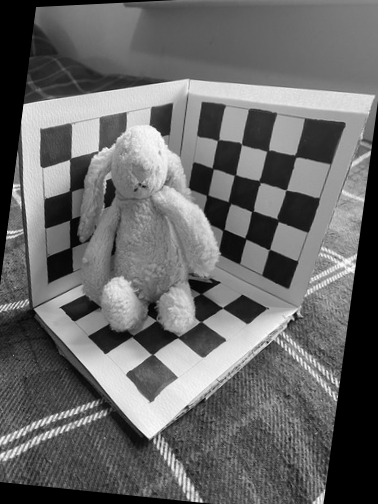
#> input picture task_4/FD/rectified_02.jpg, 378 x 504 px
$ python keypoints_epipolar.py
#> lines starting #> are read from the running program, lines starting #| are printed output that depends on the picture; after the words box and inside, x2 and y2 are one past the last pixel; in counts of white or black regions, pixels touching at a corner belong together
# reference: https://www.geeksforgeeks.org/python-opencv-epipolar-geometry/
import numpy as np
import cv2
from matplotlib import pyplot as plt

# Load the left and right images in gray scale (by adding the 0 after image name)
img1_name = 'rectified_02.jpg'
img2_name = 'rectified_05.jpg'

img1 = cv2.imread(img1_name, 0)
#> img1 is the input picture: shape (504, 378); min 0, max 255, mean 105
img2 = cv2.imread(img2_name, 0)
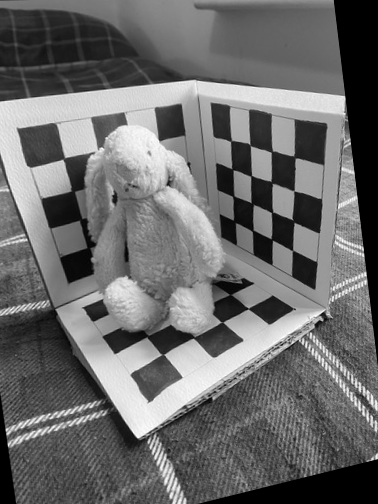
#> input picture task_4/FD/rectified_05.jpg, 378 x 504 px
#> img2 is the input picture: shape (504, 378); min 0, max 255, mean 107.7

# Generate keypoints using SIFT automatic method for feature detection
sift = cv2.SIFT_create()

# find the keypoints and descriptors with SIFT
kp1, des1 = sift.detectAndCompute(img1, None)
#> kp1 = 1289 keypoints; strongest (x, y, size): (162, 119, 16.7), (36, 116, 23.2), (107, 339, 17.6), (201, 501, 2.1)
kp2, des2 = sift.detectAndCompute(img2, None)
#> kp2 = 1332 keypoints; strongest (x, y, size): (170, 123, 21.5), (40, 144, 25.8), (372, 459, 2), (97, 311, 13)

# FLANN parameters for matcher object
FLANN_INDEX_KDTREE = 1
index_params = dict(algorithm = FLANN_INDEX_KDTREE, trees = 5)
search_params = dict(checks=10) # searches 50 points to match
flann = cv2.FlannBasedMatcher(index_params,search_params)
matches = flann.knnMatch(des1,des2,k=2)
#> matches = 1289 matches
pts1 = []
pts2 = []

# Apply ratio test
for i,(m,n) in enumerate(matches):
    if m.distance < 0.8*n.distance:
        pts2.append(kp2[m.trainIdx].pt)
        pts1.append(kp1[m.queryIdx].pt)
#> after the loop, pts1 = 332 pairs, first value 5.01 to 371.7, second value 9.29 to 490.6; pts2 = 332 pairs, first value 16.53 to 365, second value 61.69 to 490.2

## FIND THE FUNDAMENTAL MATRIX using the ratio test points generated
pts1 = np.int32(pts1)
#> pts1 = 332 pairs, first value 5 to 371, second value 9 to 490
pts2 = np.int32(pts2)
#> pts2 = 332 pairs, first value 16 to 364, second value 61 to 490
F, mask = cv2.findFundamentalMat(pts1,pts2,cv2.FM_LMEDS)
#> F = [[-1.62e-06, -0.000348, 0.129], [0.000376, 5.62e-06, -0.95], [-0.135, 0.944, 1]]; mask = 332 values, max 1 at index 1, min 0 at index 0, mean 0.672

# make F matrix into array to export into txt file
FDmatrix = np.array(F)
#> FDmatrix has the same summary as F
# Displayig required output
print(" Fundamental matrix:")
print(FDmatrix)
#| [[-1.62075802e-06 -3.48444937e-04  1.29149667e-01]
#|  [ 3.75664183e-04  5.61892737e-06 -9.50410195e-01]
#|  [-1.34626148e-01  9.44194406e-01  1.00000000e+00]]

# Save Fundamental Matrix to text file
with open('results/fundamental_matrixRECT.txt', 'w') as outfile:
    outfile.write('# Fundamental Matrix: \n')
    np.savetxt(outfile, FDmatrix)
    outfile.write('\n # Fundamental Matrix (reduced): \n')
    np.savetxt(outfile, FDmatrix, fmt='%-7.4f')

# We select only inlier points
pts1 = pts1[mask.ravel()==1]
#> pts1 = 223 pairs, first value 6 to 341, second value 103 to 490
pts2 = pts2[mask.ravel()==1]
#> pts2 = 223 pairs, first value 26 to 354, second value 108 to 490

# Function to draw the epipolar lines corresponding to each keypoint between images
def drawlines(img1,img2,lines,pts1,pts2):
    #img1 - image on which we draw the epilines for the points in img2 lines - corresponding epilines
    r,c = img1.shape
    img1 = cv2.cvtColor(img1,cv2.COLOR_GRAY2BGR)
    img2 = cv2.cvtColor(img2,cv2.COLOR_GRAY2BGR)
    for r,pt1,pt2 in zip(lines,pts1,pts2):
        color = tuple(np.random.randint(0,255,3).tolist())
        x0,y0 = map(int, [0, -r[2]/r[1] ])
        x1,y1 = map(int, [c, -(r[2]+r[0]*c)/r[1] ])
        img1 = cv2.line(img1, (x0,y0), (x1,y1), color,1)
        img1 = cv2.circle(img1,tuple(pt1),5,color,-1)
        img2 = cv2.circle(img2,tuple(pt2),5,color,-1)
    return img1,img2

# Find epilines corresponding to points in right image (second image) and drawing its lines on left image
lines1 = cv2.computeCorrespondEpilines(pts2.reshape(-1,1,2), 2,F)
#> lines1 = 223 rows, first 8: [-0.023, 1, -300.6], [-0.0243, 1, -297.4], [-0.0176, 1, -314.3], [-0.0185, 1, -312.2], [0.0282, 1, -430.1], [0.0282, 1, -430.1], [-0.08, 0.997, -155.8], [-0.08, 0.997, -155.8]
lines1 = lines1.reshape(-1,3)
img5,img6 = drawlines(img1,img2,lines1,pts1,pts2)
#> the loop in drawlines, `for r,pt1,pt2 in zip(lines,pts1,pts2):` made 223 passes
#> (r, pt1, pt2, color, y0, y1) on passes 1 to 3: ([-0.023, 1, -300.6], [6, 301], [26, 301], (172, 47, 117), 300, 309), ([-0.0243, 1, -297.4], [13, 298], [34, 298], (192, 67, 251), 297, 306), ([-0.0176, 1, -314.3], [29, 314], [51, 315], (195, 103, 9), 314, 321)
#> after the loop in drawlines, `for r,pt1,pt2 in zip(lines,pts1,pts2):`:
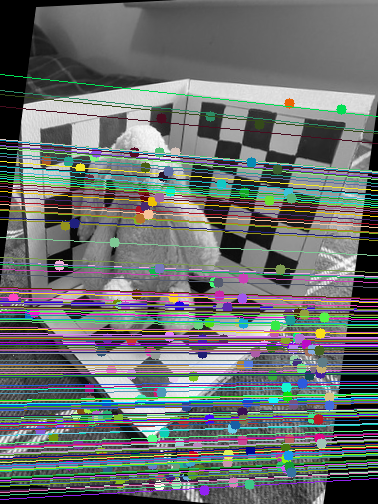
#> img1: shape (504, 378, 3); mean B, G, R 111.1, 111.9, 107.1
#> after the loop in drawlines, `for r,pt1,pt2 in zip(lines,pts1,pts2):`:
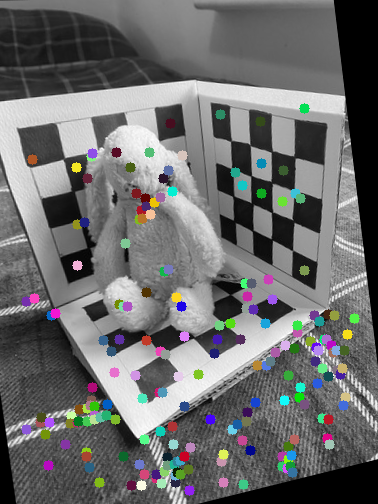
#> img2: shape (504, 378, 3); mean B, G, R 108.8, 108.7, 108

# Find epilines corresponding to points in left image (first image) and drawing its lines on right image
lines2 = cv2.computeCorrespondEpilines(pts1.reshape(-1,1,2), 1,F)
#> lines2 = 223 rows, first 8: [0.0256, -1, 300.4], [0.0268, -1, 297.2], [0.021, -1, 313], [0.0218, -1, 310.9], [-0.0222, -1, 430.4], [-0.0222, -1, 430.4], [0.0784, -0.997, 156], [0.0784, -0.997, 156]
lines2 = lines2.reshape(-1,3)
img3,img4 = drawlines(img2,img1,lines2,pts2,pts1)
#> the loop in drawlines (call 2), `for r,pt1,pt2 in zip(lines,pts1,pts2):` made 223 passes
#> (r, pt1, pt2, color, y0, y1) on passes 1 to 3: ([0.0256, -1, 300.4], [26, 301], [6, 301], (133, 91, 107), 300, 310), ([0.0268, -1, 297.2], [34, 298], [13, 298], (158, 201, 211), 297, 307), ([0.021, -1, 313], [51, 315], [29, 314], (7, 149, 229), 313, 320)
#> pass 1, in drawlines (call 2), `img1 = cv2.line(img1, (x0,y0), (x1,y1), color,1)`:
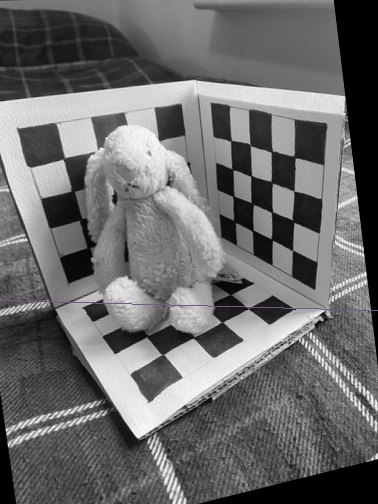
#> img1: shape (504, 378, 3); 0.2% of pixels changed, all inside (x1, y1, x2, y2) = (0, 300, 378, 311)
#> pass 2, in drawlines (call 2), `img1 = cv2.line(img1, (x0,y0), (x1,y1), color,1)`:
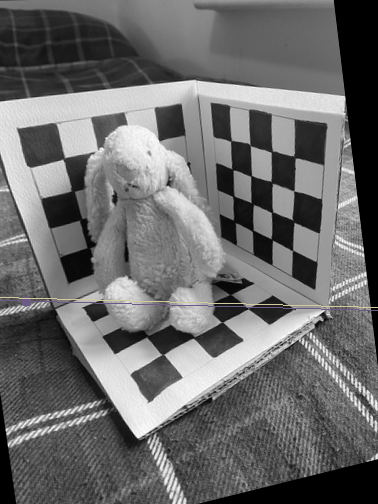
#> img1: shape (504, 378, 3); mean B, G, R 107.8, 107.8, 107.8
#> after the loop in drawlines (call 2), `for r,pt1,pt2 in zip(lines,pts1,pts2):`:
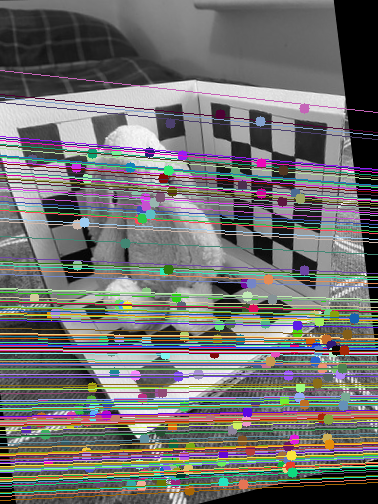
#> img1: shape (504, 378, 3); mean B, G, R 111.1, 112.9, 113.9
#> after the loop in drawlines (call 2), `for r,pt1,pt2 in zip(lines,pts1,pts2):`:
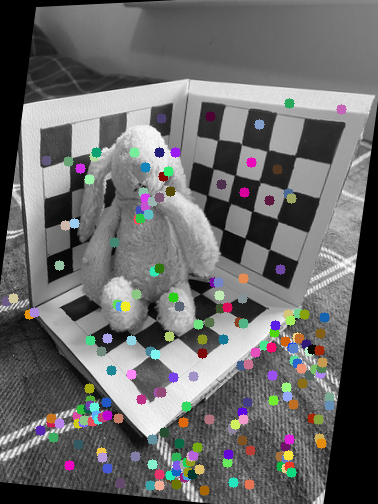
#> img2: shape (504, 378, 3); mean B, G, R 106, 106.2, 106.4

# Plot the resulting images using matplotlib as subplots
plt.subplot(121),plt.imshow(img5)
plt.title(img1_name)
ax = plt.gca()
ax.axes.xaxis.set_visible(False)
ax.axes.yaxis.set_visible(False)

plt.subplot(122),plt.imshow(img3)
plt.title(img2_name)
ax = plt.gca()
ax.axes.xaxis.set_visible(False)
ax.axes.yaxis.set_visible(False)
plt.show()
#> figure, not shown here; B, G, R data is drawn as R, G, B
